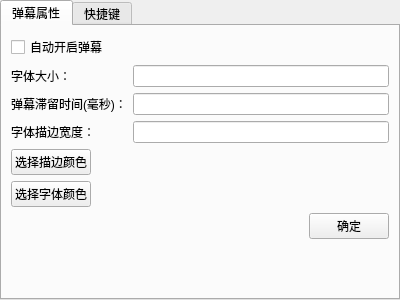
<?xml version="1.0" encoding="UTF-8"?>
<ui version="4.0">
 <class>option</class>
 <widget class="QTabWidget" name="option">
  <property name="geometry">
   <rect>
    <x>0</x>
    <y>0</y>
    <width>400</width>
    <height>300</height>
   </rect>
  </property>
  <property name="windowTitle">
   <string>TabWidget</string>
  </property>
  <property name="currentIndex">
   <number>0</number>
  </property>
  <widget class="QWidget" name="bulletChatOption">
   <property name="toolTip">
    <string/>
   </property>
   <attribute name="title">
    <string>弹幕属性</string>
   </attribute>
   <layout class="QFormLayout" name="formLayout">
    <item row="1" column="0">
     <widget class="QLabel" name="BulletChat_FontSize">
      <property name="text">
       <string>字体大小：</string>
      </property>
     </widget>
    </item>
    <item row="2" column="0">
     <widget class="QLabel" name="BulletChat_retentionTime">
      <property name="text">
       <string>弹幕滞留时间(毫秒)：</string>
      </property>
     </widget>
    </item>
    <item row="3" column="0">
     <widget class="QLabel" name="FontStrokeWidth">
      <property name="text">
       <string>字体描边宽度：</string>
      </property>
     </widget>
    </item>
    <item row="1" column="1">
     <widget class="QLineEdit" name="BulletChat_FontSizeLineEdit"/>
    </item>
    <item row="2" column="1">
     <widget class="QLineEdit" name="BulletChat_retentionTimeLineEdit"/>
    </item>
    <item row="3" column="1">
     <widget class="QLineEdit" name="FontStrokeWidthLineEdit"/>
    </item>
    <item row="0" column="0">
     <widget class="QCheckBox" name="isAutoBarrageEnabled">
      <property name="text">
       <string>自动开启弹幕</string>
      </property>
     </widget>
    </item>
    <item row="8" column="1">
     <layout class="QHBoxLayout" name="horizontalLayout">
      <item>
       <spacer name="horizontalSpacer">
        <property name="orientation">
         <enum>Qt::Orientation::Horizontal</enum>
        </property>
        <property name="sizeHint" stdset="0">
         <size>
          <width>40</width>
          <height>20</height>
         </size>
        </property>
       </spacer>
      </item>
      <item>
       <widget class="QPushButton" name="bulletChatOptionCertainButton">
        <property name="text">
         <string>确定</string>
        </property>
       </widget>
      </item>
     </layout>
    </item>
    <item row="4" column="0">
     <widget class="QPushButton" name="choice_StrokeColorPushButton">
      <property name="text">
       <string>选择描边颜色</string>
      </property>
     </widget>
    </item>
    <item row="4" column="1">
     <widget class="QLabel" name="StrokeColor">
      <property name="text">
       <string/>
      </property>
     </widget>
    </item>
    <item row="5" column="0">
     <widget class="QPushButton" name="choice_FontColorPushButton">
      <property name="text">
       <string>选择字体颜色</string>
      </property>
     </widget>
    </item>
    <item row="5" column="1">
     <widget class="QLabel" name="FontColor">
      <property name="text">
       <string/>
      </property>
     </widget>
    </item>
   </layout>
  </widget>
  <widget class="QWidget" name="ShortcutKeys">
   <attribute name="title">
    <string>快捷键</string>
   </attribute>
   <layout class="QFormLayout" name="formLayout_2">
    <item row="0" column="0">
     <widget class="QLabel" name="enableBarrage">
      <property name="text">
       <string>开/关弹幕</string>
      </property>
     </widget>
    </item>
    <item row="0" column="1">
     <widget class="QKeySequenceEdit" name="enableBarrageKeySquenceEdit"/>
    </item>
    <item row="2" column="1">
     <layout class="QHBoxLayout" name="horizontalLayout_2">
      <item>
       <spacer name="horizontalSpacer_2">
        <property name="orientation">
         <enum>Qt::Orientation::Horizontal</enum>
        </property>
        <property name="sizeHint" stdset="0">
         <size>
          <width>40</width>
          <height>20</height>
         </size>
        </property>
       </spacer>
      </item>
      <item>
       <widget class="QPushButton" name="ShortcutKeysCertainButton">
        <property name="text">
         <string>确定</string>
        </property>
       </widget>
      </item>
     </layout>
    </item>
    <item row="1" column="1">
     <spacer name="verticalSpacer">
      <property name="orientation">
       <enum>Qt::Orientation::Vertical</enum>
      </property>
      <property name="sizeHint" stdset="0">
       <size>
        <width>20</width>
        <height>40</height>
       </size>
      </property>
     </spacer>
    </item>
   </layout>
  </widget>
 </widget>
 <resources/>
 <connections/>
</ui>
